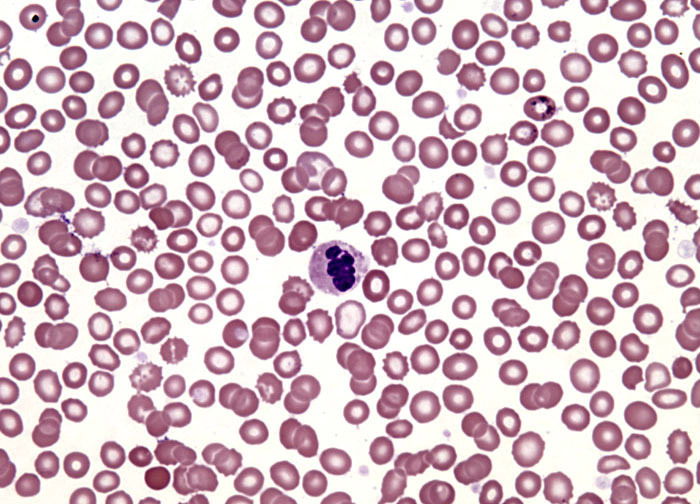
#> input picture assets/cells.jpg, 700 x 504 px
$ python preProcessing.py
#> lines starting #> are read from the running program, lines starting #| are printed output that depends on the picture
import cv2
import numpy as np
import matplotlib.pyplot as plt
import os

try:
    image_filename = 'cells.jpg'

    image_filepath = os.path.join('assets', image_filename)

    original_image = cv2.imread(image_filepath)
#> original_image is the input picture: shape (504, 700, 3); mean B, G, R 191.9, 181.4, 209
    original_image_rgb = cv2.cvtColor(original_image, cv2.COLOR_BGR2RGB)
    gray_image = cv2.cvtColor(original_image, cv2.COLOR_BGR2GRAY)
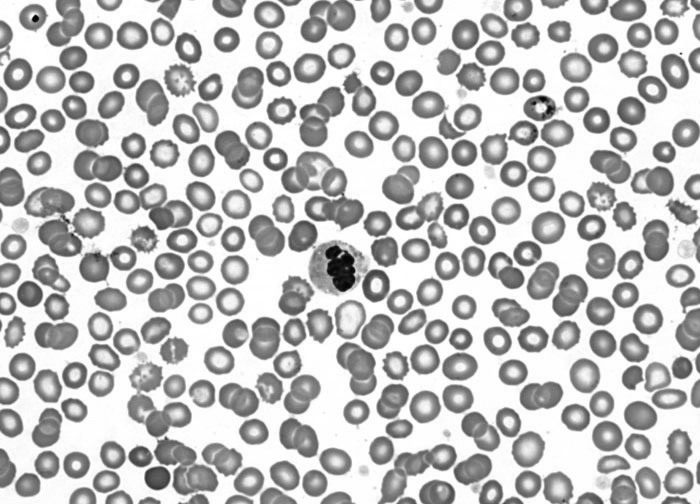
#> gray_image: shape (504, 700); min 2, max 255, mean 190.8
except Exception as e:
    print(f"Error loading image: {e}")
    print("Please make sure you have a file named 'sample_image.jpg' in the same directory.")
    exit()


# Median Blur: Excellent for "salt-and-pepper" noise.
# The second argument is the kernel size (must be an odd number).
median_blurred = cv2.medianBlur(original_image_rgb, 5)

# Gaussian Blur: Smooths the image by averaging pixels with a weighted (Gaussian) kernel.
# The second argument is kernel size, third is standard deviation.
gaussian_blurred = cv2.GaussianBlur(original_image_rgb, (5, 5), 0)


print("Applying CLAHE for contrast amplification...")

clahe = cv2.createCLAHE(clipLimit=2.0, tileGridSize=(8, 8))
clahe_image = clahe.apply(gray_image)
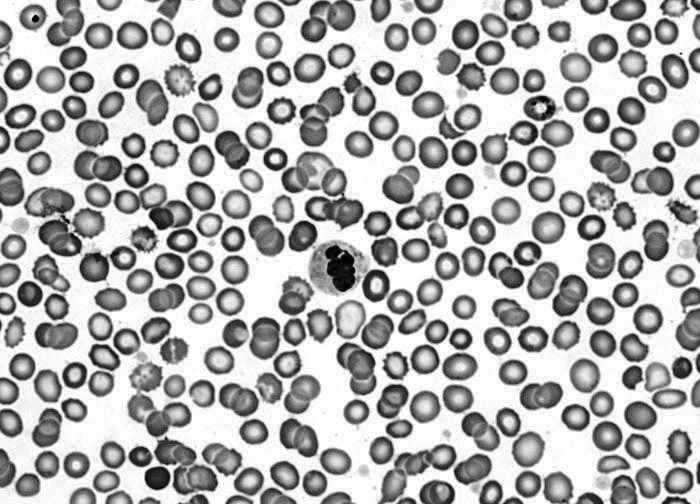
#> clahe_image: shape (504, 700); min 1, max 255, mean 176


print("Applying Canny for edge amplification...")
# The second and third arguments are the min and max thresholds for hysteresis.
canny_edges = cv2.Canny(gray_image, threshold1=100, threshold2=200)
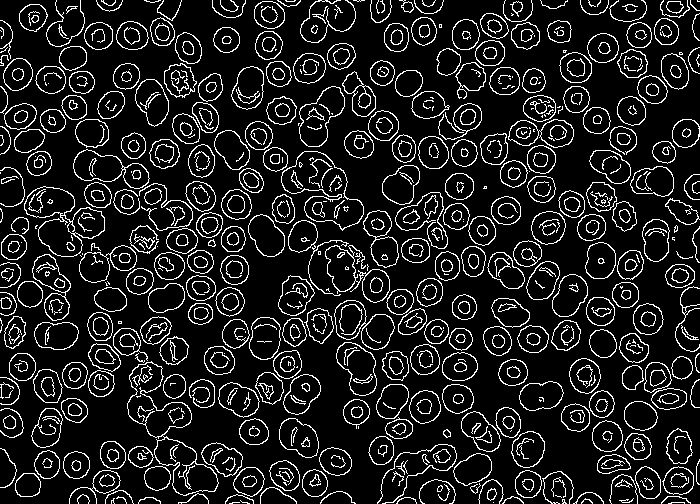
#> canny_edges: shape (504, 700); 12.1% white in thin lines or dots


plt.style.use('dark_background')
fig, axes = plt.subplots(2, 3, figsize=(18, 10))

axes[0, 0].imshow(original_image_rgb)
axes[0, 0].set_title('Original Image')
axes[0, 0].axis('off')

axes[0, 1].imshow(median_blurred)
axes[0, 1].set_title('Noise Reduction: Median Blur')
axes[0, 1].axis('off')

axes[0, 2].imshow(gaussian_blurred)
axes[0, 2].set_title('Noise Reduction: Gaussian Blur')
axes[0, 2].axis('off')

axes[1, 0].imshow(gray_image, cmap='gray')
axes[1, 0].set_title('Grayscale Base')
axes[1, 0].axis('off')

axes[1, 1].imshow(clahe_image, cmap='gray')
axes[1, 1].set_title('Contrast Amplification (CLAHE)')
axes[1, 1].axis('off')

axes[1, 2].imshow(canny_edges, cmap='gray')
axes[1, 2].set_title('Edge Amplification (Canny)')
axes[1, 2].axis('off')

plt.suptitle('Image Processing & Amplification with OpenCV', fontsize=20)
plt.tight_layout()
plt.show()

print("\nProcess complete. Displaying results.")
